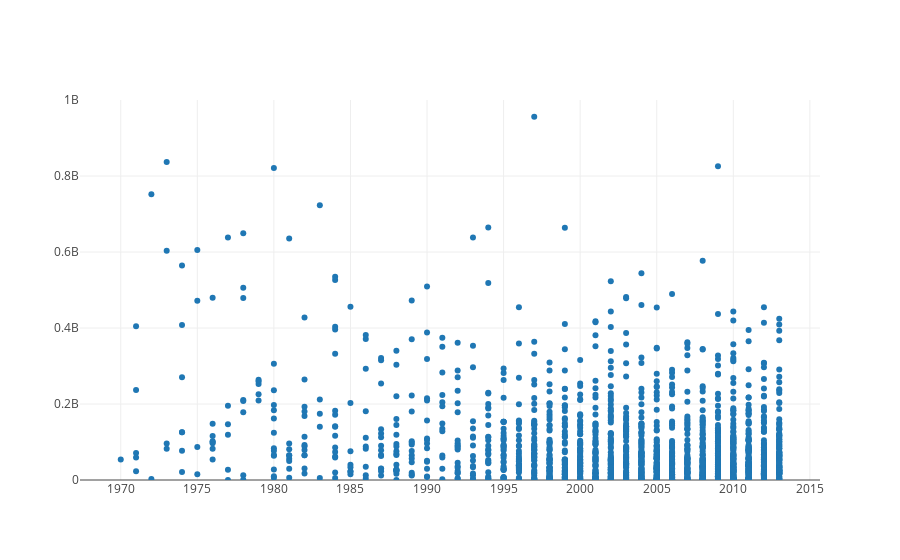

The cell this chart's notebook holds for it:
### Markdown cell above
A burgeoning data scientist in your company wants to take a crack at his own model for predicting a movie's revenue.  He notices, that in general, movies tend to make more money per year.

### Code cell
from graph import build_layout
years = list(map(lambda movie: movie['year'],movies))
years_and_revenues = trace_values(years, domestic_revenues, text = titles)
years_layout = build_layout(y_range = [0, 1000000000])
plot([years_and_revenues], years_layout)

### Figure 1 — Plotly figure (JSON) as saved in the notebook; plotly's stock layout.template omitted (floating-point values rounded to 4 significant figures; data arrays with more than 128 entries replaced by an {"elided": "..."} marker saying what was removed)
{"data": [{"mode": "markers", "name": "data", "text": {"elided": "1794 str values"}, "x": {"elided": "1794 int values"}, "y": {"elided": "1794 int values"}}], "layout": {"yaxis": {"range": [0, 1000000000]}}}
